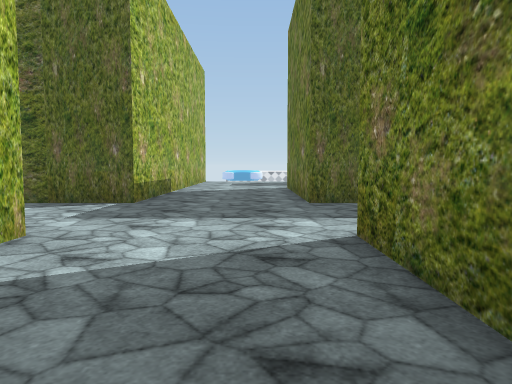
View 1 (above)

17 first-person views from a walk through a 3-D level made in the Unity game engine. The camera is 1.4 m above the floor, tilts 4° down and sees 70° across. The floor is counted in squares, 2 m on a side. Each view is taken from the middle of a square. On the plan, view 1 faces up. The plan holds only what a view shows up to about 11 squares ahead; the rest is blank. The place goes on beyond the plan. The player character is not drawn. Some surface patterns are stand-ins.

View 2
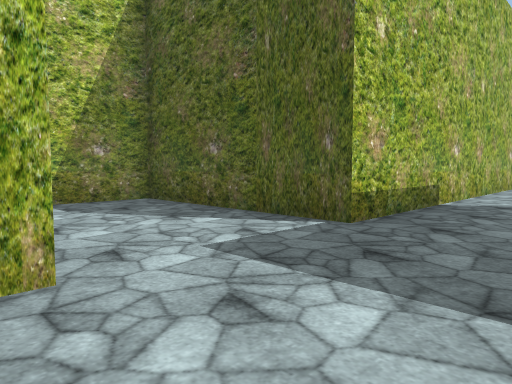

View 3
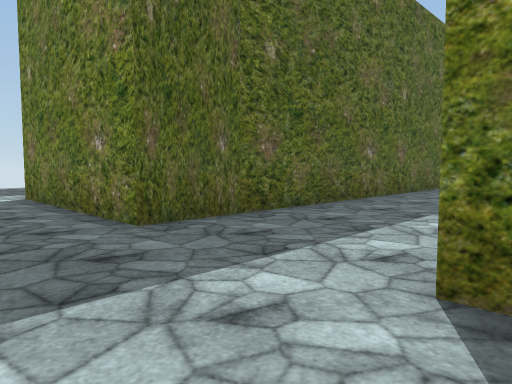

View 4
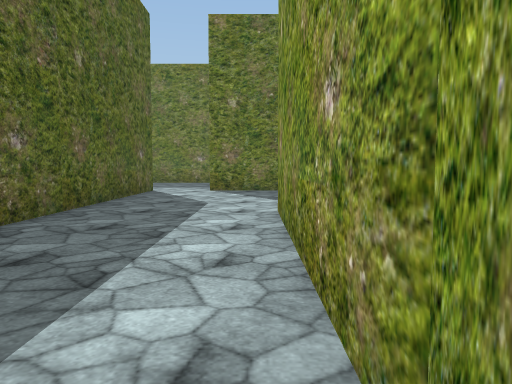

View 5
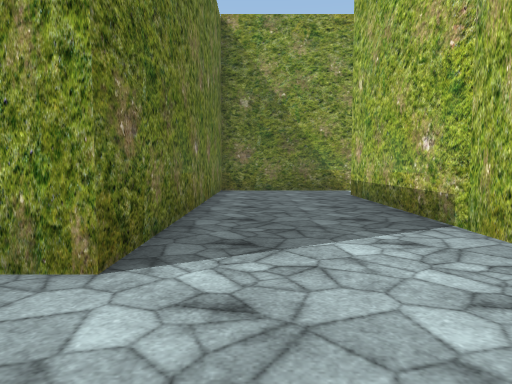

View 6
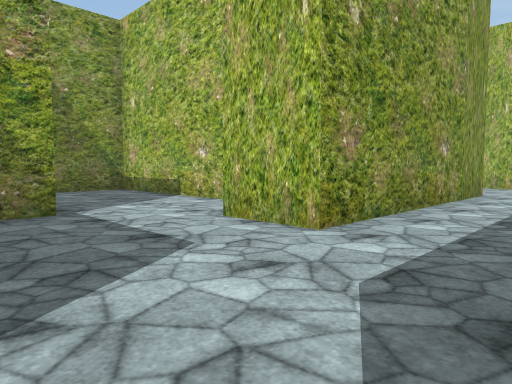

View 7
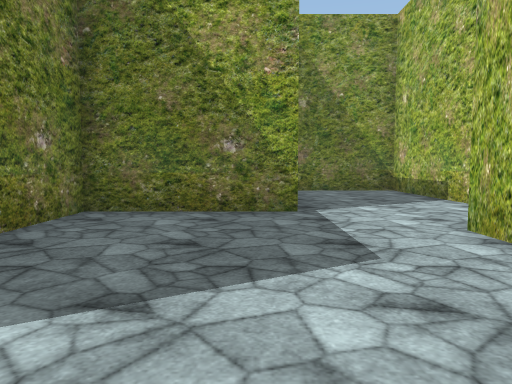

View 8
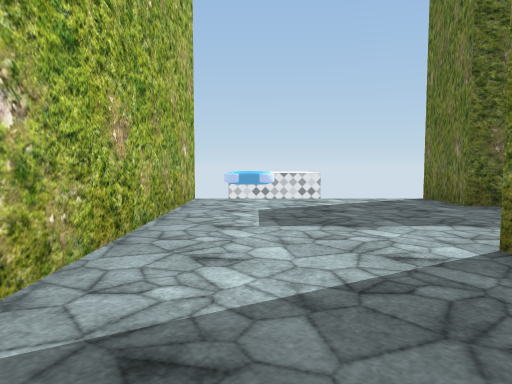

View 9
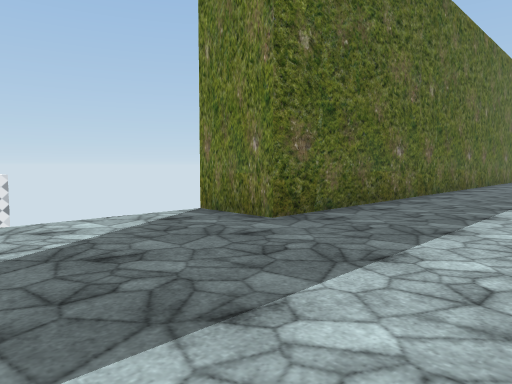

View 10
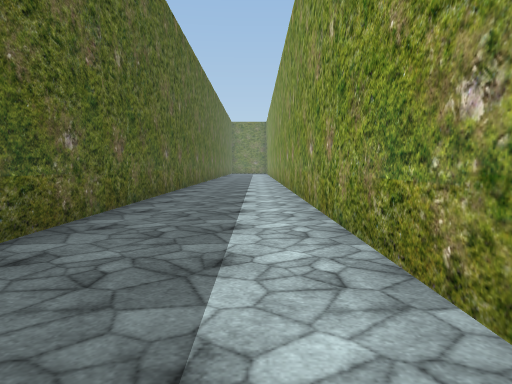

View 11
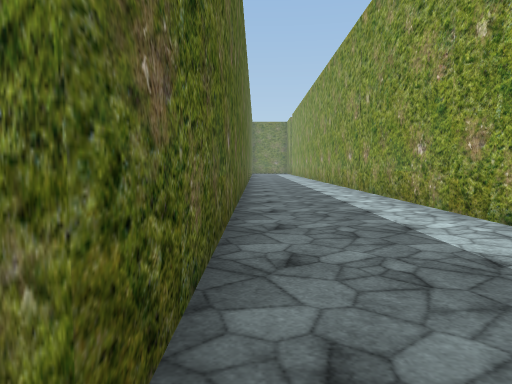

View 12
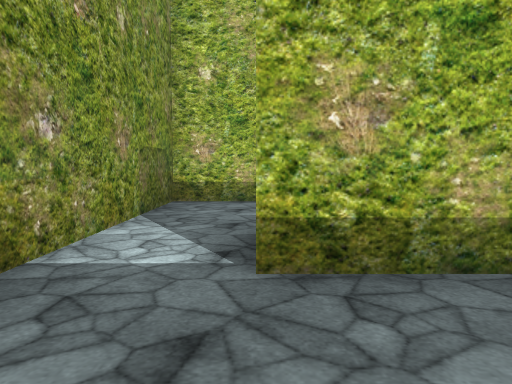

View 13
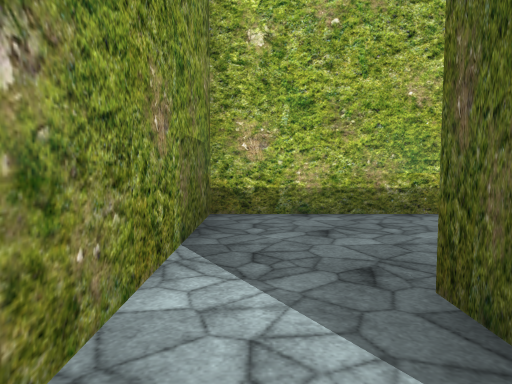

View 14
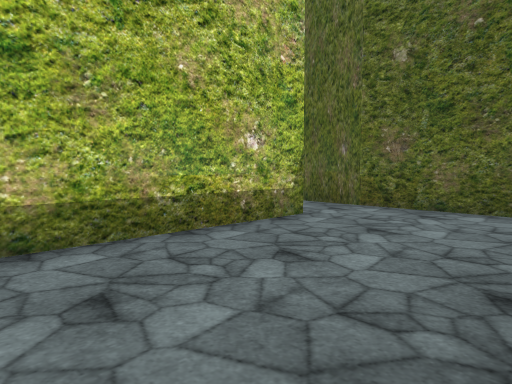

View 15
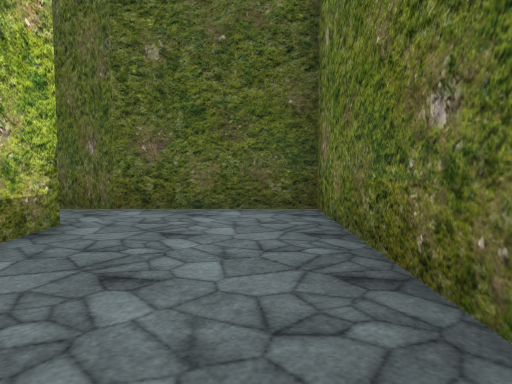

View 16
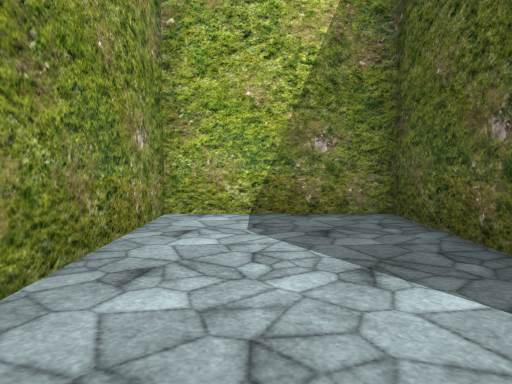

View 17
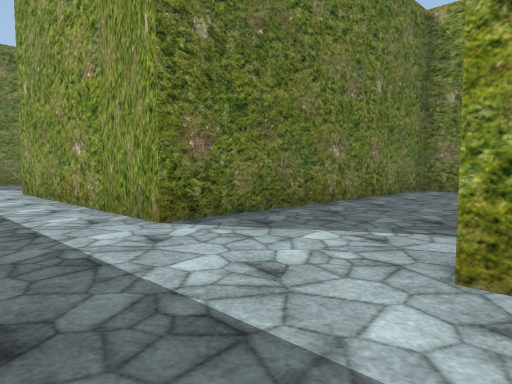

### Floor plan
Points are (right, up) in squares from view 1. A wall is a line through its corners. A room is listed if a view was taken in it or the views show most of it. See-through windows are left out.
Room 1 (views 1, 2, 3, 4, 5, 6, 7, 8, 9, 10, 11, 12, 13, 16, 17)
walls: (3.4, 12) (13.1, 12); (6, 0) (6, -4.7) (8.9, -4.7); (9.2, 0.3) (12.7, 0.3) (12.7, 5.4); (12.8, 7) (1, 7) (1, 12); (-2.4, -4.7) (1, -4.7) (1, 3.7) (7.7, 3.7) (7.7, 2); (-2.3, 17) (-2.3, 7) (-7.3, 7) (-7.3, 3.7) (-2.3, 3.7) (-2.3, -3); (13, 15.3) (2.7, 15.3) (2.7, 17)
ways out: opening at (-3.5, -4) to room 2; opening at (13, 7.5)
Room 2 (views 14, 15)
walls: (-4, -2.6) (-4, 2) (-7.4, 2); (-7.3, 0.4) (-7.3, -4.7) (-2.4, -4.7); (-3.4, -3) (-4, -3)
ways out: opening at (-3.5, -4) to room 1; opening at (-8.5, 1)

Where each view was taken, in squares from view 1:
view 1: 0 up, 0 right, facing up
view 2: 3 up, 0 right, facing up-left
view 3: 3 up, 1 left, facing up-right
view 4: 4 up, 2 right, facing right
view 5: 6 up, 0 right, facing down
view 6: 6 up, 11 right, facing down-left
view 7: 6 up, 10 right, facing down
view 8: 9 up, 1 left, facing up
view 9: 12 up, 1 left, facing up-right
view 10: 13 up, 2 right, facing right
view 11: 15 up, 2 right, facing right
view 12: 3 down, 0 right, facing left
view 13: 4 down, 2 left, facing left
view 14: 4 down, 4 left, facing up-left
view 15: 4 down, 5 left, facing up
view 16: 5 up, 2 left, facing left
view 17: 6 up, 3 left, facing down-right
